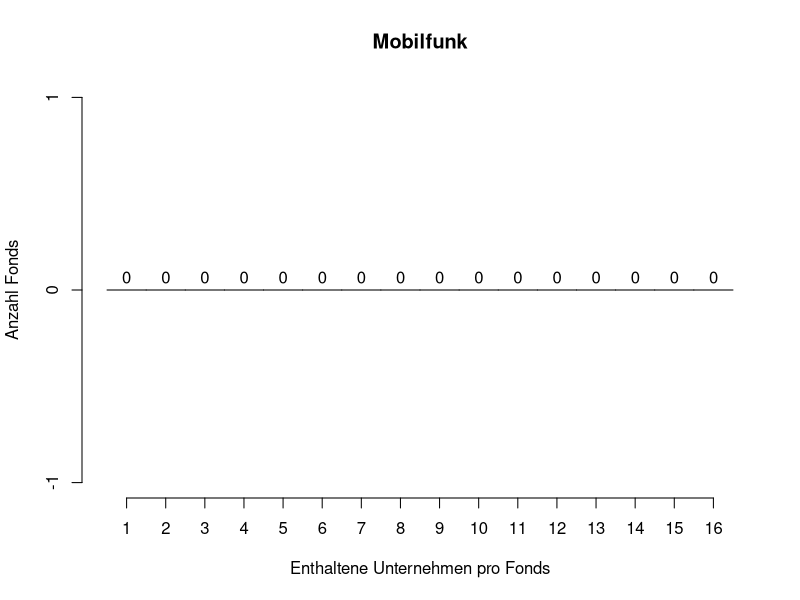

Generate this figure with R:
#Anzeigen und Setzen des Working Directorys
getwd()
setwd("/Users/jonas/Documents/Promotion/Datenauswertung/Daten/Bereinigte Daten DE und USA (final)")


# Aktivieren der Pakete
library(tidyverse)
library(dplyr)


# Erstellen einer Liste filenames, die die Dateinamen der Bestandslisten enthält
filenames <- list.files()


# Einlesen aller Bestandslisten in einer Liste mit dem Namen fund_list
# 204 DE_ETFs
# 235 US_ETFs - 17 Currency Hedged ETFs (enthalten nur einen anderen ETF und Currency Forwards)
# Insgesamt: 422 Bestandslisten
fund_list  <- lapply(filenames, read.csv2)


# Erstellen einer Liste mit dem Namen ISIN_list, die die ISINS der zu suchenden Unternehmen enthält
# In die Auswertung werden nur die börsennotierten Unternehmen der zu untersuchenden Branche einbezogen.
ISIN_list <- c("MXP001691213",     # America Movil
               "FR0000120503",     # Bouygues
               "GB0030913577",     # BT Group
               "KYG217651051",     # CK Hutchison Holding
               "DE0005557508",     # Deutsche Telekom
               "NL0000009082",     # Koninklijke KPN
               "GB00B8W67662",     # Liberty Global
               "ZAE000042164",     # MTN Group
               "FR0000133308",     # Orange
               "BE0003810273",     # Proximus
               "IT0003497168",     # Telecom Italia
               "ES0178430E18",     # Telefonica
               "GB00B0SWJX34",     # Telefonica Deutschland
               "NO0010063308",     # Telenor
               "SE0000667925",     # Telia
               "FR0000127771",     # Vivendi
               "GB00BH4HKS39")     # Vodafone



# Ertstellen einer leeren Liste mit dem Namen data, um die Daten zu speichern
data <- list()

# Loop über alle Fonds (funds)
for (fund in fund_list) {
  
  # Erstellen eines numerischen Vektors in der Länge der ISIN_list für eine Reihe
  row <- numeric(length(ISIN_list))
  
  # Loop über alle ISINs
  for (i in seq_along(ISIN_list)) {
    
    # Überprüfen, ob ISIN im Fonds (fund) vorkommt, und Ergebnis mit 0 oder 1 im Vektor row festhalten
    row[i] <- as.integer(ISIN_list[i] %in% fund$ISIN)
  }
  
  # Anhängen des Vektors für die aktuellen Reihe (für einen Fonds) an die Liste data
  data <- append(data, list(row))
}


# Benennen der Vektoren für die Fonds nach den Fondsnamen (wie in den Dateinamen)
names(data) <- filenames


# Konvertieren der Liste data zu einer Matrix
matrix_combined <- t(bind_rows(data))
colnames(matrix_combined) <- ISIN_list


#Konvertieren der Matrix zu einem Data Frame
df_combined <- as.data.frame(matrix_combined)


# Anfügen einer weiteren Spalte mit der Summe aller Treffer pro Fonds
df_combined$Summe <- rowSums(df_combined)


# Erstellen eines neuen Data Frames unter Zuweisung des Werts NA bei einer Summe 0
# Diese Anpassung dient der statistischen Auswertung. Fonds, die kein einziges Unternehmen der Branche halten, sind neutral
# in ihrem Interesse und müssen daher bei der Auswertung ausgeklammert werden.
df_cleaned <- df_combined
df_cleaned$Summe [df_cleaned$Summe == 0] <- NA


# Statistische Auswertung
summary(df_combined$Summe)
summary(df_cleaned$Summe)


# Grafische Darstellung mittels Histogramm
h <- hist(df_cleaned$Summe,
          main = "Mobilfunk",
          xlab = "Enthaltene Unternehmen pro Fonds",
          ylab = "Anzahl Fonds",
          breaks = seq(0.5, 16.5, length = 17),
          xaxt = 'n')
axis(side = 1, at=seq(1, 16, 1))
text(h$mids, h$counts, labels = h$counts, adj = c(0.5, -0.5))
